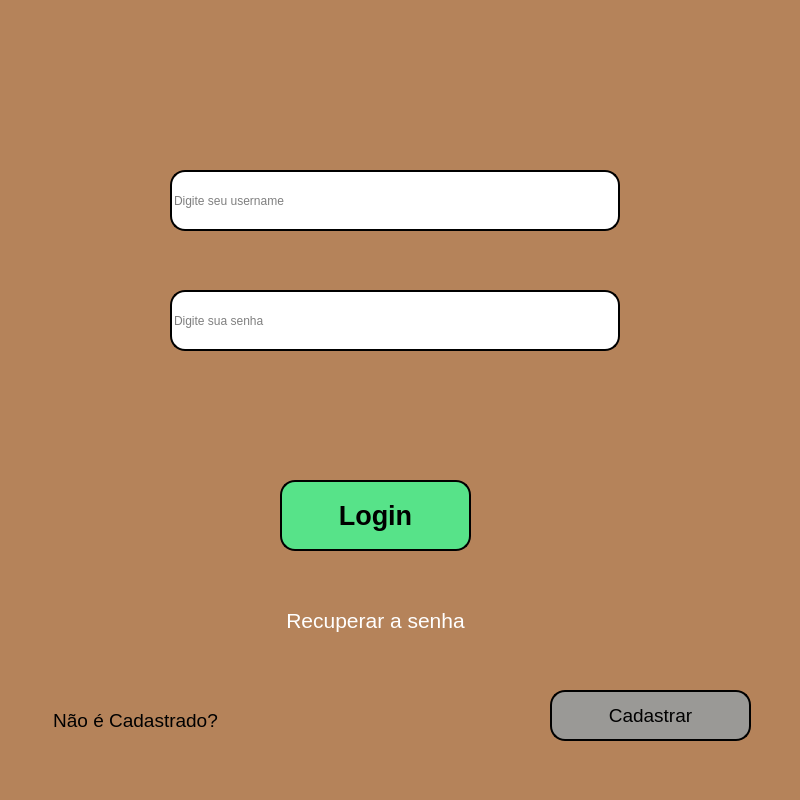
<?xml version="1.0" encoding="UTF-8"?>
<ui version="4.0">
 <class>Login</class>
 <widget class="QMainWindow" name="Login">
  <property name="geometry">
   <rect>
    <x>0</x>
    <y>0</y>
    <width>800</width>
    <height>800</height>
   </rect>
  </property>
  <property name="windowTitle">
   <string>MainWindow</string>
  </property>
  <property name="styleSheet">
   <string notr="true">background-color: rgb(181, 131, 90)
</string>
  </property>
  <widget class="QWidget" name="centralwidget">
   <widget class="QPushButton" name="pushButton">
    <property name="geometry">
     <rect>
      <x>280</x>
      <y>480</y>
      <width>191</width>
      <height>71</height>
     </rect>
    </property>
    <property name="font">
     <font>
      <pointsize>20</pointsize>
      <weight>75</weight>
      <bold>true</bold>
     </font>
    </property>
    <property name="cursor">
     <cursorShape>PointingHandCursor</cursorShape>
    </property>
    <property name="styleSheet">
     <string notr="true">background-color: rgb(87, 227, 137);
border-style: outset;
border-width: 2px;
border-radius: 15px;
border-color: black;</string>
    </property>
    <property name="text">
     <string>Login</string>
    </property>
   </widget>
   <widget class="QLabel" name="label">
    <property name="geometry">
     <rect>
      <x>40</x>
      <y>700</y>
      <width>191</width>
      <height>41</height>
     </rect>
    </property>
    <property name="font">
     <font>
      <pointsize>14</pointsize>
     </font>
    </property>
    <property name="text">
     <string>Não é Cadastrado?</string>
    </property>
    <property name="alignment">
     <set>Qt::AlignCenter</set>
    </property>
   </widget>
   <widget class="QPushButton" name="pushButton_2">
    <property name="geometry">
     <rect>
      <x>550</x>
      <y>690</y>
      <width>201</width>
      <height>51</height>
     </rect>
    </property>
    <property name="font">
     <font>
      <pointsize>14</pointsize>
     </font>
    </property>
    <property name="cursor">
     <cursorShape>PointingHandCursor</cursorShape>
    </property>
    <property name="styleSheet">
     <string notr="true">background-color: rgb(154, 153, 150);
border-style: outset;
border-width: 2px;
border-radius: 15px;
border-color: black;</string>
    </property>
    <property name="text">
     <string>Cadastrar</string>
    </property>
   </widget>
   <widget class="QLabel" name="label_2">
    <property name="geometry">
     <rect>
      <x>80</x>
      <y>290</y>
      <width>81</width>
      <height>61</height>
     </rect>
    </property>
    <property name="text">
     <string/>
    </property>
    <property name="pixmap">
     <pixmap>senha_pic.png</pixmap>
    </property>
    <property name="scaledContents">
     <bool>true</bool>
    </property>
   </widget>
   <widget class="QLabel" name="label_4">
    <property name="geometry">
     <rect>
      <x>80</x>
      <y>170</y>
      <width>81</width>
      <height>61</height>
     </rect>
    </property>
    <property name="text">
     <string/>
    </property>
    <property name="pixmap">
     <pixmap>username_pic.png</pixmap>
    </property>
    <property name="scaledContents">
     <bool>true</bool>
    </property>
   </widget>
   <widget class="QLabel" name="label_3">
    <property name="geometry">
     <rect>
      <x>180</x>
      <y>390</y>
      <width>431</width>
      <height>61</height>
     </rect>
    </property>
    <property name="font">
     <font>
      <pointsize>18</pointsize>
     </font>
    </property>
    <property name="autoFillBackground">
     <bool>false</bool>
    </property>
    <property name="styleSheet">
     <string notr="true">color: rgb(28, 113, 216);</string>
    </property>
    <property name="text">
     <string/>
    </property>
    <property name="alignment">
     <set>Qt::AlignCenter</set>
    </property>
   </widget>
   <widget class="QLineEdit" name="lineEdit">
    <property name="geometry">
     <rect>
      <x>170</x>
      <y>170</y>
      <width>450</width>
      <height>61</height>
     </rect>
    </property>
    <property name="styleSheet">
     <string notr="true">background-color: rgb(255, 255, 255);
border-radius: 15px;
border-style: outset;
border-width: 2px;</string>
    </property>
    <property name="alignment">
     <set>Qt::AlignJustify|Qt::AlignVCenter</set>
    </property>
    <property name="placeholderText">
     <string>Digite seu username</string>
    </property>
   </widget>
   <widget class="QLineEdit" name="lineEdit_2">
    <property name="geometry">
     <rect>
      <x>170</x>
      <y>290</y>
      <width>450</width>
      <height>61</height>
     </rect>
    </property>
    <property name="styleSheet">
     <string notr="true">background-color: rgb(255, 255, 255);
border-radius: 15px;
border-style: outset;
border-width: 2px;</string>
    </property>
    <property name="echoMode">
     <enum>QLineEdit::Password</enum>
    </property>
    <property name="alignment">
     <set>Qt::AlignJustify|Qt::AlignVCenter</set>
    </property>
    <property name="placeholderText">
     <string>Digite sua senha</string>
    </property>
   </widget>
   <widget class="QPushButton" name="pushButton_3">
    <property name="geometry">
     <rect>
      <x>230</x>
      <y>600</y>
      <width>291</width>
      <height>41</height>
     </rect>
    </property>
    <property name="font">
     <font>
      <pointsize>16</pointsize>
     </font>
    </property>
    <property name="cursor">
     <cursorShape>PointingHandCursor</cursorShape>
    </property>
    <property name="styleSheet">
     <string notr="true">QPushButton {
    background-color: transparent;
    border: none;
	color: rgb(255,255,255)
}
QPushButton:hover {
    color: white;
    text-decoration: underline;
}</string>
    </property>
    <property name="text">
     <string>Recuperar a senha</string>
    </property>
    <property name="flat">
     <bool>true</bool>
    </property>
   </widget>
   <zorder>label_2</zorder>
   <zorder>label_4</zorder>
   <zorder>label</zorder>
   <zorder>pushButton</zorder>
   <zorder>pushButton_2</zorder>
   <zorder>label_3</zorder>
   <zorder>lineEdit</zorder>
   <zorder>lineEdit_2</zorder>
   <zorder>pushButton_3</zorder>
  </widget>
  <widget class="QMenuBar" name="menubar">
   <property name="geometry">
    <rect>
     <x>0</x>
     <y>0</y>
     <width>800</width>
     <height>22</height>
    </rect>
   </property>
  </widget>
 </widget>
 <resources/>
 <connections/>
</ui>
